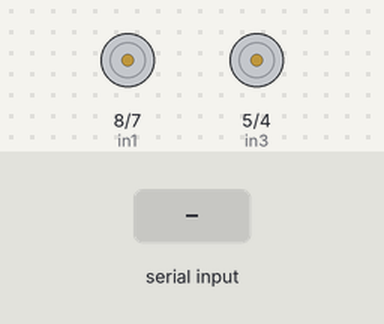
Bench run of a sketch on a simulated Arduino Uno, built with avr-gcc and run on an emulated ATmega328P. On the bench: motor-driver pin pairs drawn as motors (green arrow = first pin HIGH = forward, orange = second pin HIGH = backward, longer = more drive, scaled by the enable pin). The inputs (shaded band) are chosen by the test bench. What the sketch prints to the serial monitor is not drawn.

Above: at 1.2 s.
1.3 s: "B" received over Serial
At 1.6 s:
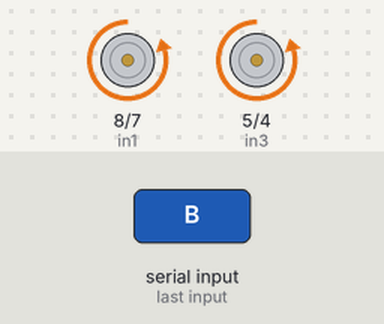
2.8 s: "F" received over Serial
At 4.0 s:
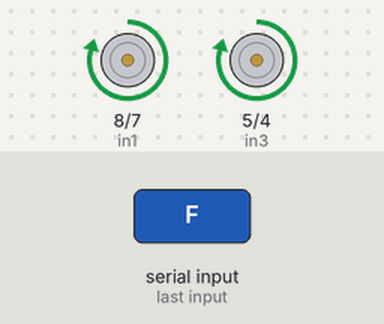
4.3 s: "R" received over Serial
At 5.1 s:
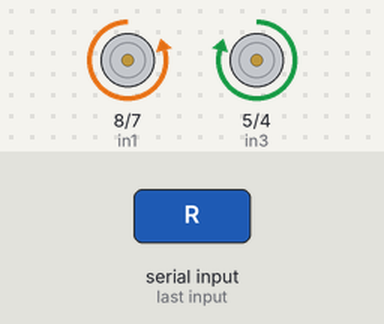
5.8 s: "L" received over Serial
At 6.2 s:
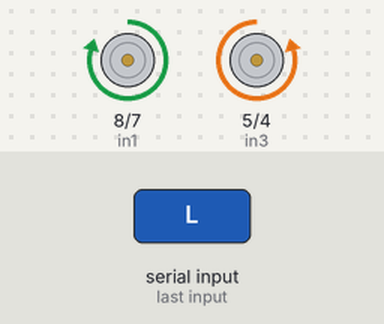
7.3 s: "G" received over Serial
At 8.5 s:
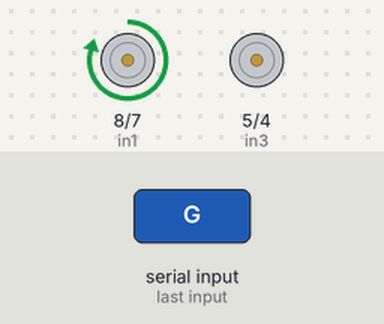
8.8 s: "I" received over Serial
At 9.7 s:
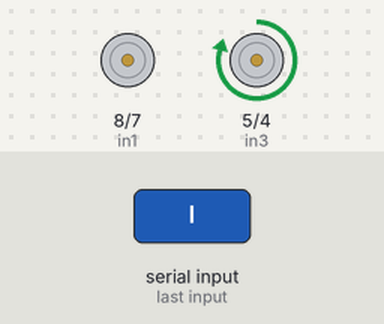
Timing chart, 0 to 11.3 s (numbered marks = the images above; inputs shaded):
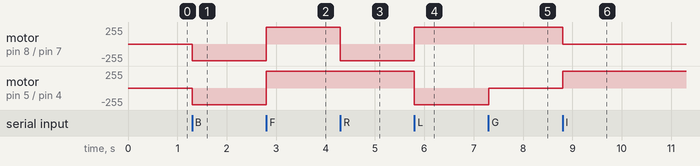

Measured:
- after the input at 1.3 s, motor on pin 8 (in1) / pin 7 (in2), motor on pin 5 (in3) / pin 4 (in4): stopped → backward 250/255 at once
- after the input at 2.8 s, motor on pin 8 (in1) / pin 7 (in2), motor on pin 5 (in3) / pin 4 (in4): backward 250/255 → forward 250/255 at once
- after the input at 4.3 s, motor on pin 8 (in1) / pin 7 (in2): forward 250/255 → backward 250/255 at once
- after the input at 5.8 s, motor on pin 8 (in1) / pin 7 (in2): backward 250/255 → forward 250/255 at once; motor on pin 5 (in3) / pin 4 (in4): forward 250/255 → backward 250/255 at once
- after the input at 7.3 s, motor on pin 5 (in3) / pin 4 (in4): backward 250/255 → stopped at once
- after the input at 8.8 s, motor on pin 8 (in1) / pin 7 (in2): forward 250/255 → stopped at once; motor on pin 5 (in3) / pin 4 (in4): stopped → forward 250/255 at once

The sketch:

RC_car_Movement.ino
```cpp
// Right Side Motors
int enA = 9;
int in1 = 8;
int in2 = 7;

// Left Side Motors
int enB = 3;
int in3 = 5;
int in4 = 4;

void setup() {
  // put your setup code here, to run once:
  Serial.begin(9600);
  pinMode(enA , OUTPUT);
  pinMode(in1 , OUTPUT);
  pinMode(in2 , OUTPUT);
  pinMode(enB , OUTPUT);
  pinMode(in3 , OUTPUT);
  pinMode(in4 , OUTPUT);
}

void loop() {
  if (Serial.available() > 0)
  {
    char data ;
    data = Serial.read();
    Serial.print(data);
    switch (data)
    {

      case 'B': //REVERSE
        digitalWrite(in1,LOW);
        digitalWrite(in2,HIGH);
        analogWrite(enA,250);
        digitalWrite(in3,LOW);
        digitalWrite(in4,HIGH);
        analogWrite(enB,250);
        break;

      case 'F': //FORWARD
        digitalWrite(in1,HIGH);
        digitalWrite(in2,LOW);
        analogWrite(enA,250);
        digitalWrite(in3,HIGH);
        digitalWrite(in4,LOW);
        analogWrite(enB,250);
        break;

      case 'R': //RIGHT
        digitalWrite(in1,LOW);
        digitalWrite(in2,HIGH);
        analogWrite(enA,250);
        digitalWrite(in3,HIGH);
        digitalWrite(in4,LOW);
        analogWrite(enB,250);
        break;

     case 'L': //LEFT
        digitalWrite(in1,HIGH);
        digitalWrite(in2,LOW);
        analogWrite(enA,250);
        digitalWrite(in3,LOW);
        digitalWrite(in4,HIGH);
        analogWrite(enB,250);
        break;

     case 'G': //FORWARD LEFT
        digitalWrite(in1,HIGH);
        digitalWrite(in2,LOW);
        analogWrite(enA,250);
        digitalWrite(in3,LOW);
        digitalWrite(in4,LOW);
        analogWrite(enB,0);
        break;

     case 'I':  // FORWARD RIGHT
        digitalWrite(in1,LOW);
        digitalWrite(in2,LOW);
        analogWrite(enA,0);
        digitalWrite(in3,HIGH);
        digitalWrite(in4,LOW);
        analogWrite(enB,250);
        break;

     case 'H': //BACKWARD LEFT
        digitalWrite(in1,LOW);
        digitalWrite(in2,HIGH);
        analogWrite(enA,250);
        digitalWrite(in3,LOW);
        digitalWrite(in4,LOW);
        analogWrite(enB,0);
        break;

     case 'J': //BACKWARD RIGHT
        digitalWrite(in1,LOW);
        digitalWrite(in2,LOW);
        analogWrite(enA,0);
        digitalWrite(in3,LOW);
        digitalWrite(in4,HIGH);
        analogWrite(enB,250);
        break;

     default: //If bluetooth module receives any value not listed above, both motors turn off
        analogWrite(enA,0);
        analogWrite(enB,0);
        digitalWrite(in1,LOW);
        digitalWrite(in2,LOW);
        digitalWrite(in3,LOW);
        digitalWrite(in4,LOW);
    }
  }
}
```
